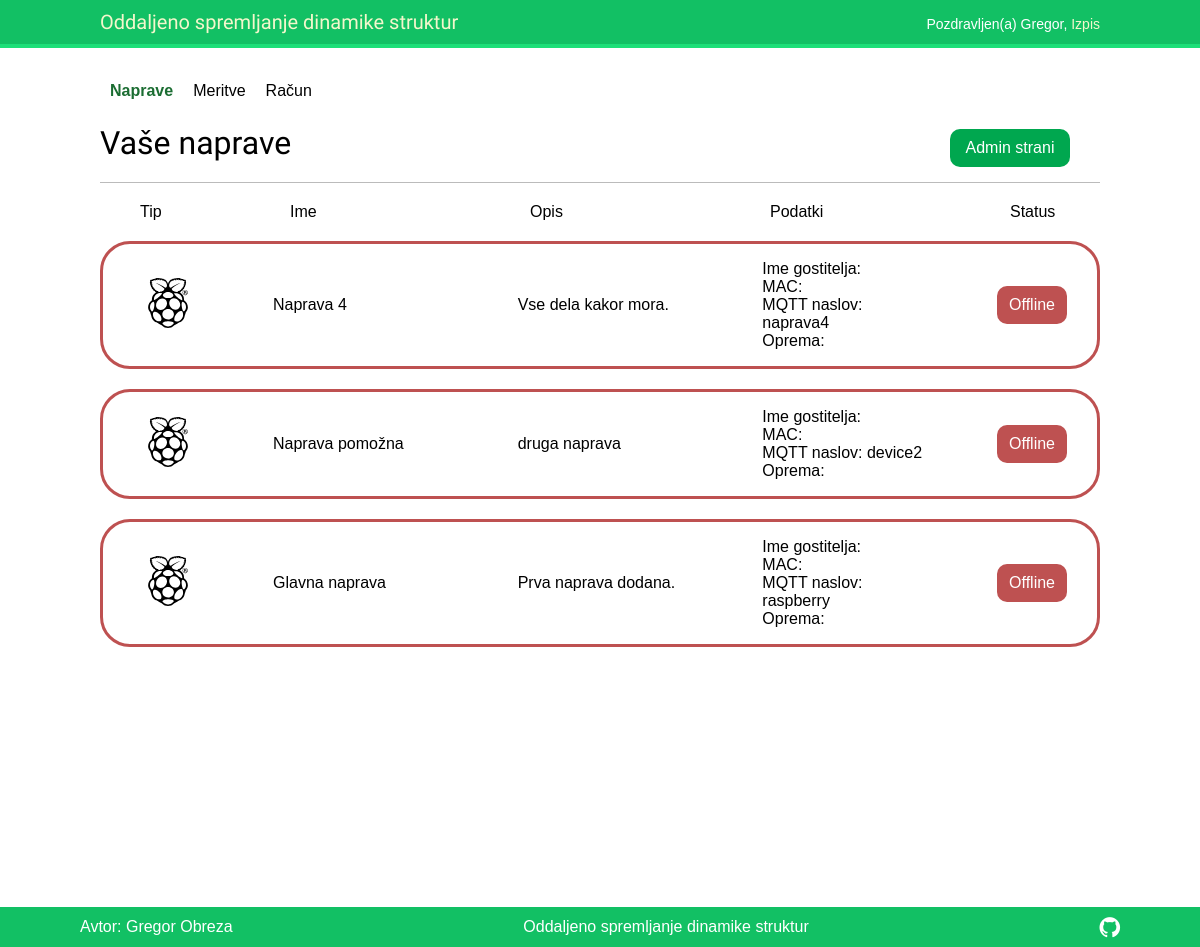
Screenshot of /account/devices/ (signed in) with the database file from the repository.
### account/models.py (models this page shows, shortened)
class Device(models.Model):
    title = models.CharField(max_length=250)
    user = models.ForeignKey(User, on_delete=models.CASCADE, related_name="devices")
    added = models.DateTimeField(auto_now_add=True)
    address = models.CharField(max_length=300)
    comments = models.TextField(max_length=250)
    class Meta:
        ordering = ("-added",)

### account/views.py (the view)
# urls.py: path('devices/', views.dashboard, name="devices"),
@login_required
def dashboard(request):
    devices = Device.objects.all()
    device_list = list(Device.objects.values_list("address"))
    return render(request, 'account/dashboard.html', {'devices':devices,'device_list':device_list, 'section': 'devices'})

### account/templates/account/dashboard.html (shortened to what this page needs)
{% extends "base.html" %}
{% load static %}
{% block content %}
<div class="top-line">
    <h1>Vaše naprave</h1>
    <a href="/admin" >
        <div class="avalible admin" >Admin strani</div>
    </a>
</div>
<div class="device-table">
    <div>Tip</div>
    <div>Ime</div>
    <div>Opis</div>
    <div>Podatki</div>
    <div class="last">Status</div>
</div>
{% for d in devices %}
<a class="no-hover" href="/stream/{{d.address}}">
<div class="device-status" id="{{ d.address }}">
    <div class="device-item status">
    </div>
    <div class="device-item">{{d.title}}</div>
    <div class="device-item">{{d.comments}}</div>
    <div class="device-item device-info" >
        <ul>
            <li>Ime gostitelja: </li>
            <li>MAC: </li>
            <li>MQTT naslov: {{d.address}}</li>
            <li>Oprema: </li>
        </ul>
    </div>
    <div class="device-item avalible status" >Offline</div>
</div>
</a>
{% endfor %}
{% endblock %}

### account/templates/base.html (shortened to what this page needs)
{% load static %}
<!DOCTYPE html>
<html>
<head>
<link href="{% static "css/base.css" %}" rel="stylesheet">
<link href="{% static "css/stream.css" %}" rel="stylesheet">
<link href="{% static "css/mes.css" %}" rel="stylesheet">
<link rel="stylesheet" href="https://cdnjs.cloudflare.com/ajax/libs/font-awesome/4.7.0/css/font-awesome.min.css">
<link rel="stylesheet" href="https://cdnjs.cloudflare.com/ajax/libs/noUiSlider/15.5.1/nouislider.css" />
</head>
<body>
<div id="header">
<span class="logo">Oddaljeno spremljanje dinamike struktur</span>
{% if request.user.is_authenticated %}
<span class="user">
{% if request.user.is_authenticated %}
Pozdravljen(a) {{ request.user.first_name }},
<a href="{% url "logout" %}">Izpis</a>
{% else %}
<a href="{% url "login" %}">Vpis</a>
{% endif %}
</span>
</div>
<div class=select-menu>
    <ul class="menu">
    <li {% if section == "devices" %}class="selected"{% endif %}>
    <a href="{% url "devices" %}">Naprave</a>
    </li>
    <li {% if section == "measurements" %}class="selected"{% endif %}>
    <a href="{% url "measurements" %}">Meritve</a>
    </li>
    <li {% if section == "profile" %}class="selected"{% endif %}>
    <a href="{% url "edit" %}">Račun</a>
    </li>
    </ul>
    </div>
    {% endif %}
<div id="content">
{% block content %}
{% endblock %}
</div>
<div id="footer">
    <div>
        <span class="spodaj">Avtor: Gregor Obreza</span>
    </div>
    <div>
        <span class="footer-logo">Oddaljeno spremljanje dinamike struktur</span>
    </div>
    <div>
        <i style="font-size:24px" class="fa spodaj">&#xf09b;</i>
    </div>
</div>
</body>
</html>

### account/static/css/base.css (style rules this page uses)
body { margin:0; padding:0; font-family:helvetica, sans-serif; }
a { color:#000000; text-decoration:none; }
h1, h2, h3, h4, h5 , h6 { font-family: 'Muli', sans-serif; font-weight:normal; }
h1 { padding:0 0 10px 0; margin:10px 0 10px 0; }
.top-line { display: flex; border-bottom:1px solid #bbb; padding:0 0 0px 0; margin:10px 0 20px 0; justify-content: space-between; align-items: center; }
#header { display: flex; justify-content: space-between; align-items: center; padding:10px 100px; font-size:14px; background:#12c064; color:#fff; border-bottom:4px solid #1cdf78; overflow:auto; }
#header .logo { font-family: 'Muli', sans-serif; float:left; color:#f3f7cc; font-size:20px; }
.select-menu { padding:30px 100px 0px 100px; display: flex; justify-content: flex-start; }
.select-menu ul.menu { list-style:none; float:left; margin:0; padding:0; }
.select-menu ul.menu li { float:left; padding:4px 10px; }
.select-menu ul.menu li.selected a, #header ul.menu li.selected a:hover { color:#1b6d32; font-weight:bold; }
#header a { color:#f3f7cc; }
#header .user { float:right; padding-top:4px; }
#content { padding:0px 100px; }
.device-status { display: flex; border: solid #be5151; border-radius: 30px; flex-direction: row; justify-content: space-between; align-items: center; margin: 20px 0px 20px 0; }
.device-item { padding: 20px 40px 20px 40px; flex: 1; }
.status { flex: 0 0 50px; }
.avalible { color:rgb(255, 255, 255); background:#be5151; border-radius: 10px; vertical-align:middle; padding: 10px; text-align: center; margin-right: 30px; margin-left: 30px; }
.device-table { display: flex; flex-direction: row; justify-content: space-between; padding: 0px 40px 0px 40px; }
.device-table div { flex: 1; }
.device-table :last-child { flex: 0 0 50px; }
.device-table :first-child { flex: 0 0 150px; }
.device-info { padding-top: 0; padding-bottom: 0; }
.device-info ul { list-style-type:none; padding-left: 0; }
.admin { width: 100px; background-color: #00a74f; }
#footer { background: #12c064; color: white; bottom:0; width:100%; height:40px; display: flex; align-items: center; justify-content: space-between; }
#content { padding-bottom: 30vh; }
.spodaj { margin-right: 80px; margin-left: 80px; }

### rows the page displays
Device: title "Naprava 4", comments "Vse dela kakor mora.", address "naprava4"
Device: title "Naprava pomožna", comments "druga naprava", address "device2"
Device: title "Glavna naprava", comments "Prva naprava dodana.", address "raspberry"

### other values shown
{{ request.user.first_name }} "Gregor"
